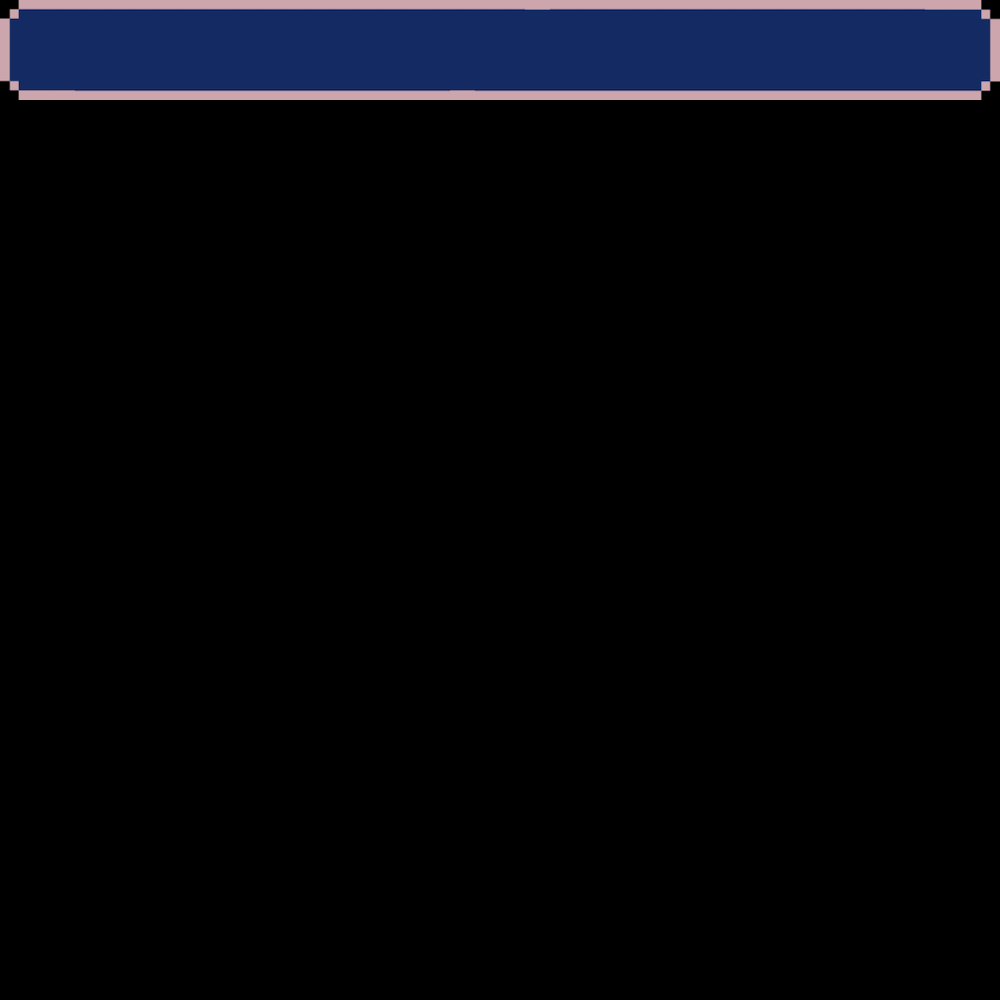

A level layout from a 2D game, rendered from its tile map. Below: a short description, then the map file with tile-grid data replaced by summaries:
An orthogonal 40x40 tile map with 25x25 px tiles, 1 tile layer (Tile Layer 1).

<map version="1.0" orientation="orthogonal" renderorder="right-down" width="40" height="40" tilewidth="25" tileheight="25" nextobjectid="1">
 <tileset firstgid="1" name="squaredialogue(100x100) 2" tilewidth="25" tileheight="25" tilecount="16" columns="4">
  <image source="../../Graphics/squaredialogue(100x100) 2.png" trans="ffffff" width="100" height="100" />
 </tileset>
 <layer name="Tile Layer 1" width="40" height="40">
  <data>[1600 cells, 160 non-empty, 7 distinct tile ids]</data>
 </layer>
</map>
